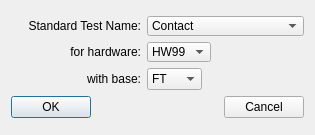
<?xml version="1.0" encoding="UTF-8"?>
<ui version="4.0">
 <class>Dialog</class>
 <widget class="QDialog" name="Dialog">
  <property name="geometry">
   <rect>
    <x>0</x>
    <y>0</y>
    <width>315</width>
    <height>135</height>
   </rect>
  </property>
  <property name="sizePolicy">
   <sizepolicy hsizetype="Minimum" vsizetype="Fixed">
    <horstretch>0</horstretch>
    <verstretch>0</verstretch>
   </sizepolicy>
  </property>
  <property name="minimumSize">
   <size>
    <width>315</width>
    <height>135</height>
   </size>
  </property>
  <property name="maximumSize">
   <size>
    <width>16777215</width>
    <height>135</height>
   </size>
  </property>
  <property name="windowTitle">
   <string>Dialog</string>
  </property>
  <layout class="QGridLayout" name="gridLayout">
   <item row="0" column="0">
    <layout class="QVBoxLayout" name="verticalLayout">
     <item>
      <layout class="QHBoxLayout" name="horizontalLayout">
       <item>
        <widget class="QLabel" name="StandardTestNameLabel">
         <property name="sizePolicy">
          <sizepolicy hsizetype="Fixed" vsizetype="Fixed">
           <horstretch>0</horstretch>
           <verstretch>0</verstretch>
          </sizepolicy>
         </property>
         <property name="minimumSize">
          <size>
           <width>130</width>
           <height>20</height>
          </size>
         </property>
         <property name="maximumSize">
          <size>
           <width>130</width>
           <height>20</height>
          </size>
         </property>
         <property name="text">
          <string>Standard Test Name:</string>
         </property>
         <property name="alignment">
          <set>Qt::AlignRight|Qt::AlignTrailing|Qt::AlignVCenter</set>
         </property>
        </widget>
       </item>
       <item>
        <widget class="QComboBox" name="StandardTestName">
         <property name="minimumSize">
          <size>
           <width>150</width>
           <height>20</height>
          </size>
         </property>
         <property name="maximumSize">
          <size>
           <width>16777215</width>
           <height>20</height>
          </size>
         </property>
         <property name="sizeAdjustPolicy">
          <enum>QComboBox::AdjustToContents</enum>
         </property>
         <item>
          <property name="text">
           <string>Contact</string>
          </property>
         </item>
         <item>
          <property name="text">
           <string>VOL</string>
          </property>
         </item>
         <item>
          <property name="text">
           <string>VOH</string>
          </property>
         </item>
         <item>
          <property name="text">
           <string>IOS</string>
          </property>
         </item>
        </widget>
       </item>
      </layout>
     </item>
     <item>
      <layout class="QHBoxLayout" name="horizontalLayout_2">
       <item>
        <widget class="QLabel" name="label_6">
         <property name="sizePolicy">
          <sizepolicy hsizetype="Fixed" vsizetype="Fixed">
           <horstretch>0</horstretch>
           <verstretch>0</verstretch>
          </sizepolicy>
         </property>
         <property name="minimumSize">
          <size>
           <width>130</width>
           <height>20</height>
          </size>
         </property>
         <property name="maximumSize">
          <size>
           <width>130</width>
           <height>20</height>
          </size>
         </property>
         <property name="text">
          <string>for hardware:</string>
         </property>
         <property name="alignment">
          <set>Qt::AlignRight|Qt::AlignTrailing|Qt::AlignVCenter</set>
         </property>
        </widget>
       </item>
       <item>
        <widget class="QComboBox" name="ForHardwareSetup">
         <property name="sizePolicy">
          <sizepolicy hsizetype="Fixed" vsizetype="Fixed">
           <horstretch>0</horstretch>
           <verstretch>0</verstretch>
          </sizepolicy>
         </property>
         <property name="maximumSize">
          <size>
           <width>16777215</width>
           <height>20</height>
          </size>
         </property>
         <property name="sizeAdjustPolicy">
          <enum>QComboBox::AdjustToContents</enum>
         </property>
         <item>
          <property name="text">
           <string>HW99</string>
          </property>
         </item>
        </widget>
       </item>
       <item>
        <spacer name="horizontalSpacer_3">
         <property name="orientation">
          <enum>Qt::Horizontal</enum>
         </property>
         <property name="sizeHint" stdset="0">
          <size>
           <width>40</width>
           <height>20</height>
          </size>
         </property>
        </spacer>
       </item>
      </layout>
     </item>
     <item>
      <layout class="QHBoxLayout" name="horizontalLayout_3">
       <item>
        <widget class="QLabel" name="label_7">
         <property name="sizePolicy">
          <sizepolicy hsizetype="Fixed" vsizetype="Fixed">
           <horstretch>0</horstretch>
           <verstretch>0</verstretch>
          </sizepolicy>
         </property>
         <property name="minimumSize">
          <size>
           <width>130</width>
           <height>20</height>
          </size>
         </property>
         <property name="maximumSize">
          <size>
           <width>130</width>
           <height>20</height>
          </size>
         </property>
         <property name="text">
          <string>with base:</string>
         </property>
         <property name="alignment">
          <set>Qt::AlignRight|Qt::AlignTrailing|Qt::AlignVCenter</set>
         </property>
        </widget>
       </item>
       <item>
        <widget class="QComboBox" name="WithBase">
         <property name="sizePolicy">
          <sizepolicy hsizetype="Fixed" vsizetype="Fixed">
           <horstretch>0</horstretch>
           <verstretch>0</verstretch>
          </sizepolicy>
         </property>
         <property name="minimumSize">
          <size>
           <width>55</width>
           <height>20</height>
          </size>
         </property>
         <property name="maximumSize">
          <size>
           <width>16777215</width>
           <height>16777215</height>
          </size>
         </property>
         <property name="sizeAdjustPolicy">
          <enum>QComboBox::AdjustToContents</enum>
         </property>
         <item>
          <property name="text">
           <string>FT</string>
          </property>
         </item>
        </widget>
       </item>
       <item>
        <spacer name="horizontalSpacer_4">
         <property name="orientation">
          <enum>Qt::Horizontal</enum>
         </property>
         <property name="sizeHint" stdset="0">
          <size>
           <width>40</width>
           <height>20</height>
          </size>
         </property>
        </spacer>
       </item>
      </layout>
     </item>
     <item>
      <layout class="QHBoxLayout" name="horizontalLayout_4">
       <item>
        <widget class="QPushButton" name="OKButton">
         <property name="text">
          <string>OK</string>
         </property>
        </widget>
       </item>
       <item>
        <spacer name="horizontalSpacer">
         <property name="orientation">
          <enum>Qt::Horizontal</enum>
         </property>
         <property name="sizeHint" stdset="0">
          <size>
           <width>40</width>
           <height>20</height>
          </size>
         </property>
        </spacer>
       </item>
       <item>
        <widget class="QPushButton" name="CancelButton">
         <property name="text">
          <string>Cancel</string>
         </property>
        </widget>
       </item>
      </layout>
     </item>
    </layout>
   </item>
  </layout>
 </widget>
 <resources/>
 <connections/>
</ui>
